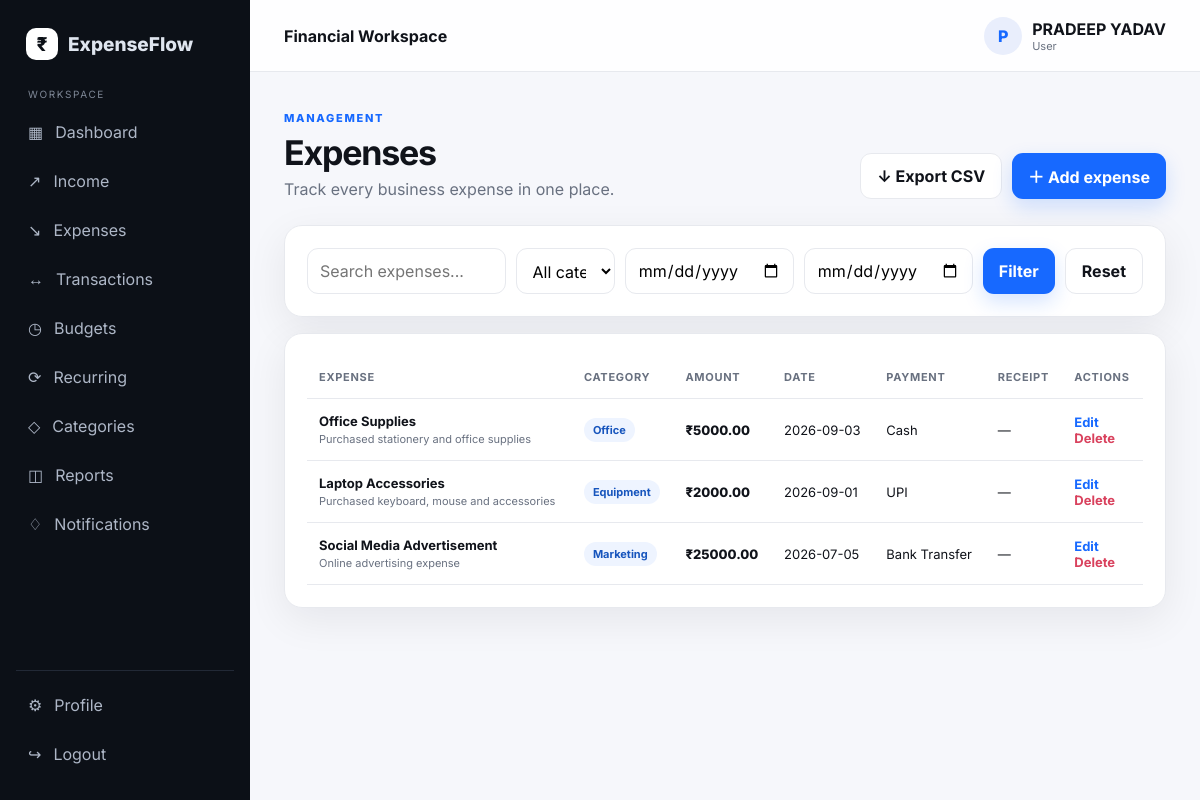
Screenshot of /expenses (signed in) with the database file from the repository.
### tables this page shows
CREATE TABLE users(
      id INTEGER PRIMARY KEY AUTOINCREMENT, name TEXT NOT NULL,
      email TEXT UNIQUE NOT NULL, password TEXT NOT NULL,
      role TEXT NOT NULL DEFAULT 'user', active INTEGER NOT NULL DEFAULT 1,
      created_at TEXT NOT NULL);

CREATE TABLE expenses(
      id INTEGER PRIMARY KEY AUTOINCREMENT, user_id INTEGER NOT NULL,
      title TEXT NOT NULL, category TEXT NOT NULL, amount REAL NOT NULL CHECK(amount>0),
      expense_date TEXT NOT NULL, description TEXT, payment_method TEXT,
      receipt TEXT, created_at TEXT NOT NULL, status TEXT NOT NULL DEFAULT 'approved', FOREIGN KEY(user_id) REFERENCES users(id) ON DELETE CASCADE);

### app.py (the view)
@app.route('/expenses')
@login_required
def expenses():
    uid=session['user_id']; q=request.args.get('search','').strip(); cat=request.args.get('category',''); start=request.args.get('start_date',''); end=request.args.get('end_date',''); c=db(); sql='SELECT * FROM expenses WHERE user_id=?'; p=[uid]
    if q: sql+=' AND (title LIKE ? OR category LIKE ? OR description LIKE ?)'; v=f'%{q}%'; p += [v,v,v]
    if cat: sql+=' AND category=?'; p.append(cat)
    if start: sql+=' AND expense_date>=?'; p.append(start)
    if end: sql+=' AND expense_date<=?'; p.append(end)
    rows=c.execute(sql+' ORDER BY expense_date DESC,id DESC',p).fetchall(); c.close(); return render_template('expenses.html',rows=rows,categories=categories_for(uid),search=q,cat=cat,start=start,end=end)

### app.py (called while the page is built)
def db():
    c = sqlite3.connect(DATABASE)
    c.row_factory = sqlite3.Row
    c.execute('PRAGMA foreign_keys = ON')
    return c

def login_required(f):
    @wraps(f)
    def w(*a,**kw):
        if not session.get('user_id'): flash('Please sign in first.','warning'); return redirect(url_for('home'))
        c=db(); u=c.execute('SELECT * FROM users WHERE id=?',(session['user_id'],)).fetchone(); c.close()
        if not u or not u['active']: session.clear(); flash('Your account is inactive.','danger'); return redirect(url_for('home'))
        return f(*a,**kw)
    return w

def current_user():
    if not session.get('user_id'): return None
    c=db(); u=c.execute('SELECT id,name,email,role,active,created_at FROM users WHERE id=?',(session['user_id'],)).fetchone(); c.close(); return u

def categories_for(uid, kind='expense'):
    c = db()
    rows = c.execute(
        '''SELECT id, name, kind, user_id
           FROM categories
           WHERE kind=? AND (user_id IS NULL OR user_id=?)
           ORDER BY LOWER(name), user_id IS NOT NULL, id''',
        (kind, uid),
    ).fetchall()
    c.close()
    seen = set()
    result = []
    for row in rows:
        key = row['name'].strip().casefold()
        if key and key not in seen:
            seen.add(key)
            result.append(row)
    return result

@app.context_processor
def inject():
    unread=0
    if session.get('user_id'):
        c=db(); unread=c.execute('SELECT COUNT(*) n FROM notifications WHERE user_id=? AND is_read=0',(session['user_id'],)).fetchone()['n']; c.close()
    return {'current_user':current_user(),'unread_notifications':unread,'year':datetime.now().year}

### templates/expenses.html (shortened to what this page needs)
{% extends 'base.html' %}
{% block content %}
<div class="page-head reveal">
    <div>
        <span class="eyebrow">MANAGEMENT</span>
        <h1>Expenses</h1>
        <p>Track every business expense in one place.</p>
    </div>
    <div class="quick">
        <a class="outline" href="{{ url_for('export', kind='expenses') }}">↓ Export CSV</a>
        <a class="primary" href="{{ url_for('add_expense') }}">＋ Add expense</a>
    </div>
</div>
<div class="panel reveal">
    <form class="filters" method="get">
        <input name="search" value="{{ search }}" placeholder="Search expenses...">
        <select name="category">
            <option value="">All categories</option>
        </select>
        <input type="date" name="start_date" value="{{ start }}">
        <input type="date" name="end_date" value="{{ end }}">
        <button class="primary" type="submit">Filter</button>
        <a class="outline" href="{{ url_for('expenses') }}">Reset</a>
    </form>
</div>
<div class="panel reveal">
    <div class="table-wrap">
        <table>
            <thead>
                <tr>
                    <th>Expense</th>
                    <th>Category</th>
                    <th>Amount</th>
                    <th>Date</th>
                    <th>Payment</th>
                    <th>Receipt</th>
                    <th>Actions</th>
                </tr>
            </thead>
            <tbody>
                {% for e in rows %}
                <tr>
                    <td>
                        <b>{{ e.title }}</b>
                        <small>{{ e.description or '—' }}</small>
                    </td>
                    <td><span class="badge">{{ e.category }}</span></td>
                    <td class="money">₹{{ '%.2f'|format(e.amount) }}</td>
                    <td>{{ e.expense_date }}</td>
                    <td>{{ e.payment_method or '—' }}</td>
                    <td>
                        {% if e.receipt %}
                            <a class="text-link" target="_blank" href="{{ url_for('receipt', filename=e.receipt) }}">View</a>
                        {% else %}
                            —
                        {% endif %}
                    </td>
                    <td class="actions">
                        <a href="{{ url_for('edit_expense', item_id=e.id) }}">Edit</a>
                        <form method="post" action="{{ url_for('delete_expense', item_id=e.id) }}" onsubmit="return confirm('Delete this expense?')">
                            <button type="submit">Delete</button>
                        </form>
                    </td>
                </tr>
                {% else %}
                <tr>
                    <td colspan="7" class="empty">No expenses found. Add your first expense.</td>
                </tr>
                {% endfor %}
            </tbody>
        </table>
    </div>
</div>
{% endblock %}

### templates/base.html (shortened to what this page needs)
<!doctype html>
<html lang="en">
<head>
    <link rel="stylesheet" href="{{url_for('static',filename='style.css')}}">
</head>
<body>
    <div class="app-shell">
        <aside class="sidebar" id="sidebar"><a class="brand"
                href="{{url_for('admin_dashboard' if session.get('role')=='admin' else 'dashboard')}}"><span
                    class="brand-mark">₹</span><span>ExpenseFlow</span></a>
            <div class="side-label">{{'ADMIN CONSOLE' if session.get('role')=='admin' else 'WORKSPACE'}}</div>
            <nav>
                {% if session.get('role')=='admin' %}<a href="{{url_for('admin_dashboard')}}">▦
                    <span>Dashboard</span></a><a href="{{url_for('admin_users')}}">♙ <span>Users</span></a><a
                    href="{{url_for('admin_transactions')}}">↔ <span>Transactions</span></a><a
                    href="{{url_for('admin_reports')}}">◫ <span>Reports</span></a><a href="{{url_for('admin_logs')}}">◌
                    <span>Activity Logs</span></a>
                {% else %}<a href="{{url_for('dashboard')}}">▦ <span>Dashboard</span></a><a
                    href="{{url_for('income')}}">↗ <span>Income</span></a><a href="{{url_for('expenses')}}">↘
                    <span>Expenses</span></a><a href="{{url_for('transactions')}}">↔ <span>Transactions</span></a><a
                    href="{{url_for('budgets')}}">◷ <span>Budgets</span></a><a href="{{url_for('recurring')}}">⟳
                    <span>Recurring</span></a><a href="{{url_for('categories')}}">◇ <span>Categories</span></a><a
                    href="{{url_for('reports')}}">◫ <span>Reports</span></a><a href="{{url_for('notifications')}}">♢
                    <span>Notifications </span></a>{% endif %}</nav>
            <div class="side-bottom"><a href="{{url_for('profile')}}">⚙ <span>Profile</span></a><a
                    href="{{url_for('logout')}}">↪ <span>Logout</span></a></div>
        </aside>
        <main class="main">
            <header class="topbar"><button class="icon-btn mobile-only" id="menuBtn">☰</button>
                <div class="top-title">{{'Admin Console' if session.get('role')=='admin' else 'Financial Workspace'}}
                </div>
                <div class="top-user">
                    <div class="avatar">{{(session.get('user_name','U')[0]).upper()}}</div>
                    <div>
                        <strong>{{session.get('user_name','User')}}</strong><small>{{session.get('role','user')|capitalize}}</small>
                    </div>
                </div>
            </header>
            <div class="content">
                    {% block content %}{% endblock %}
            </div>
        </main>
    </div>
</body>
</html>

### static/style.css (style rules this page uses)
:root { --bg: #f6f7fb; --panel: #fff; --text: #10131a; --muted: #697180; --line: #e7e9ee; --accent: #1769ff; --accent2: #0d49c7; --danger: #d9415d; --shadow: 0 12px 40px rgba(16, 19, 26, .07); --radius: 18px }
* { box-sizing: border-box }
html { scroll-behavior: smooth }
body { margin: 0; font-family: Inter, system-ui, sans-serif; background: var(--bg); color: var(--text) }
a { text-decoration: none; color: inherit }
button, input, select, textarea { font: inherit }
button { cursor: pointer }
.app-shell { display: flex; min-height: 100vh }
.sidebar { width: 250px; background: #0c1017; color: #dfe5ef; padding: 24px 16px; position: fixed; inset: 0 auto 0 0; display: flex; flex-direction: column; z-index: 20 }
.brand { display: flex; align-items: center; gap: 10px; font-size: 19px; font-weight: 800; padding: 4px 10px 28px }
.brand-mark { width: 32px; height: 32px; border-radius: 10px; background: #fff; color: #0c1017; display: grid; place-items: center; font-weight: 800 }
.side-label { font-size: 10px; letter-spacing: 1.6px; color: #7e8796; padding: 0 12px 10px }
.sidebar nav, .side-bottom { display: grid; gap: 5px }
.sidebar nav a, .side-bottom a { padding: 12px; border-radius: 11px; color: #aeb7c7; display: flex; gap: 12px; align-items: center; transition: .2s }
.side-bottom { margin-top: auto; border-top: 1px solid #222936; padding-top: 12px }
.main { margin-left: 250px; min-width: 0; flex: 1 }
.topbar { height: 72px; background: rgba(255, 255, 255, .86); backdrop-filter: blur(14px); border-bottom: 1px solid var(--line); display: flex; align-items: center; padding: 0 34px; position: sticky; top: 0; z-index: 10 }
.top-title { font-weight: 700 }
.top-user { margin-left: auto; display: flex; gap: 10px; align-items: center }
.top-user small { display: block; color: var(--muted); font-size: 11px }
.avatar { width: 38px; height: 38px; border-radius: 50%; background: #e9eefc; display: grid; place-items: center; font-weight: 800; color: #1769ff }
.content { max-width: 1400px; margin: auto; padding: 34px }
.page-head { display: flex; justify-content: space-between; gap: 20px; align-items: end; margin-bottom: 26px }
.eyebrow { font-size: 11px; letter-spacing: 1.7px; font-weight: 800; color: #1769ff }
.page-head h1 { font-size: 34px; letter-spacing: -1.2px; margin: 6px 0 }
.page-head p, .panel-head p, .form-card>p { color: var(--muted); margin: 0 }
.quick { display: flex; gap: 10px; flex-wrap: wrap }
.primary, .outline, .danger-link { border: 0; border-radius: 11px; padding: 11px 16px; font-weight: 700; display: inline-flex; align-items: center; justify-content: center; gap: 8px; transition: transform .2s, box-shadow .2s, background .2s }
.primary { background: var(--accent); color: #fff; box-shadow: 0 8px 20px rgba(23, 105, 255, .18) }
.outline { background: #fff; border: 1px solid var(--line); color: var(--text) }
.stat, .panel { background: var(--panel); border: 1px solid var(--line); border-radius: var(--radius); box-shadow: var(--shadow) }
.panel { padding: 22px; margin-bottom: 16px }
.mini-row small, .table-wrap td small { display: block; color: var(--muted); font-size: 11px; margin-top: 3px }
.money { font-weight: 800 }
.badge { display: inline-block; padding: 5px 9px; border-radius: 99px; background: #eef4ff; color: #1755bd; font-size: 11px; font-weight: 700 }
.filters { display: grid; grid-template-columns: 2fr 1fr 1fr 1fr auto auto; gap: 10px }
.filters input, .filters select, .form-grid input, .form-grid select, .form-grid textarea, .auth-panel input, .password input { width: 100%; border: 1px solid var(--line); background: #fff; border-radius: 11px; padding: 11px 12px; outline: none; transition: .2s }
.table-wrap { overflow: auto }
table { width: 100%; border-collapse: collapse; min-width: 720px }
th, td { text-align: left; padding: 14px 12px; border-bottom: 1px solid var(--line); font-size: 13px }
th { font-size: 11px; text-transform: uppercase; letter-spacing: .7px; color: var(--muted) }
.actions { white-space: nowrap }
.actions a, .actions button { background: none; border: 0; color: var(--accent); font-weight: 700; padding: 0; margin-right: 10px }
.actions button { color: var(--danger) }
.reveal { animation: fadeUp .5s both }
.reveal:nth-child(2) { animation-delay: .04s }
.reveal:nth-child(3) { animation-delay: .08s }

### rows the page displays
users: get "PRADEEP YADAV", get "User"
expenses: title "Office Supplies", description "Purchased stationery and office supplies", category "Office", amount "5000.00", expense_date "2026-09-03", payment_method "Cash"
expenses: title "Laptop Accessories", description "Purchased keyboard, mouse and accessories", category "Equipment", amount "2000.00", expense_date "2026-09-01", payment_method "UPI"
expenses: title "Social Media Advertisement", description "Online advertising expense", category "Marketing", amount "25000.00", expense_date "2026-07-05", payment_method "Bank Transfer"

### other values shown
{{ 'ADMIN CONSOLE' if session.get('role')=='admin' else 'WORKSPACE' }} "WORKSPACE"
{{ (session.get('user_name','U')[0]).upper() }} "P"
